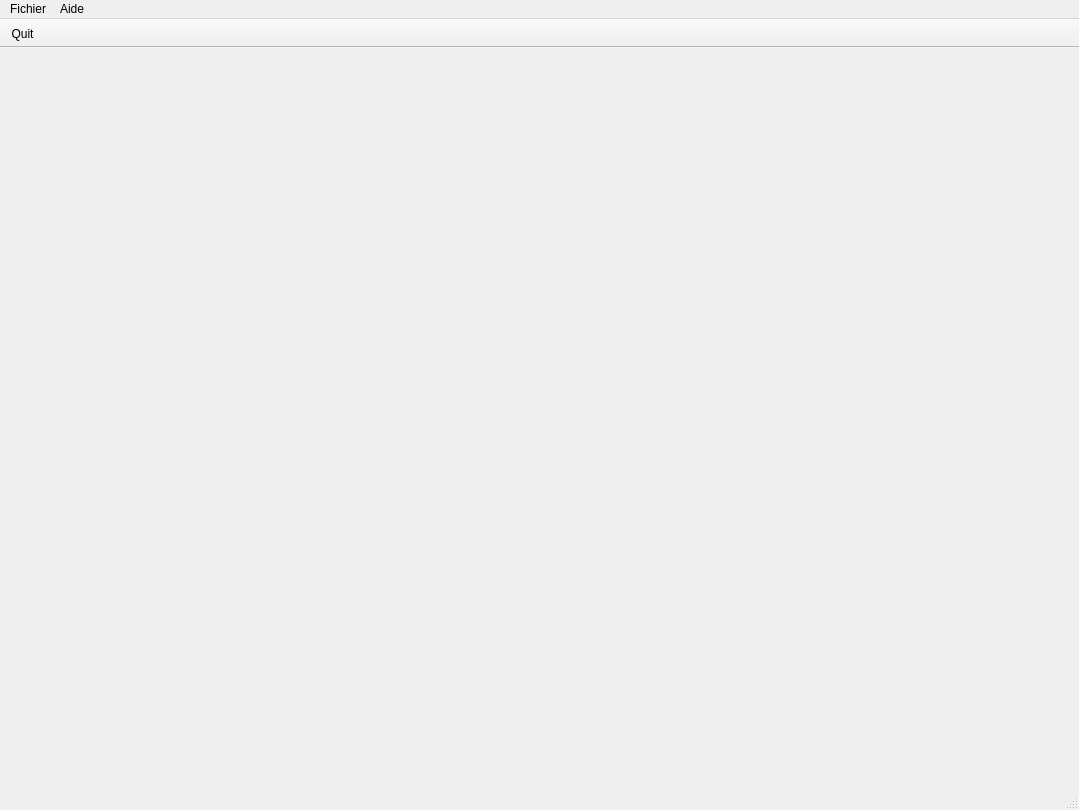
<?xml version="1.0" encoding="UTF-8"?>
<ui version="4.0">
 <class>MainWindow</class>
 <widget class="QMainWindow" name="MainWindow">
  <property name="geometry">
   <rect>
    <x>0</x>
    <y>0</y>
    <width>1079</width>
    <height>810</height>
   </rect>
  </property>
  <property name="windowTitle">
   <string>MainWindow</string>
  </property>
  <widget class="QWidget" name="centralwidget">
   <layout class="QGridLayout" name="gridLayout">
    <property name="leftMargin">
     <number>0</number>
    </property>
    <property name="topMargin">
     <number>0</number>
    </property>
    <property name="rightMargin">
     <number>0</number>
    </property>
    <property name="bottomMargin">
     <number>0</number>
    </property>
    <property name="spacing">
     <number>0</number>
    </property>
    <item row="0" column="1">
     <widget class="QWidget" name="widgetOpenGL" native="true">
      <property name="minimumSize">
       <size>
        <width>800</width>
        <height>450</height>
       </size>
      </property>
     </widget>
    </item>
   </layout>
  </widget>
  <widget class="QMenuBar" name="menubar">
   <property name="geometry">
    <rect>
     <x>0</x>
     <y>0</y>
     <width>1079</width>
     <height>22</height>
    </rect>
   </property>
   <widget class="QMenu" name="menuFichier">
    <property name="title">
     <string>Fichier</string>
    </property>
    <widget class="QMenu" name="menuMais_au_moins_a_remplit">
     <property name="title">
      <string>Mais au moins ça remplit</string>
     </property>
    </widget>
    <addaction name="menuMais_au_moins_a_remplit"/>
    <addaction name="separator"/>
   </widget>
   <widget class="QMenu" name="menuAide">
    <property name="title">
     <string>Aide</string>
    </property>
    <addaction name="actionQuit"/>
   </widget>
   <addaction name="menuFichier"/>
   <addaction name="menuAide"/>
  </widget>
  <widget class="QStatusBar" name="statusbar">
   <property name="sizeGripEnabled">
    <bool>true</bool>
   </property>
  </widget>
  <widget class="QToolBar" name="toolBar">
   <property name="windowTitle">
    <string>toolBar</string>
   </property>
   <property name="movable">
    <bool>false</bool>
   </property>
   <attribute name="toolBarArea">
    <enum>TopToolBarArea</enum>
   </attribute>
   <attribute name="toolBarBreak">
    <bool>false</bool>
   </attribute>
   <addaction name="actionQuit"/>
  </widget>
  <action name="actionQuit">
   <property name="text">
    <string>Quit</string>
   </property>
   <property name="toolTip">
    <string>Quit</string>
   </property>
  </action>
 </widget>
 <resources/>
 <connections/>
</ui>
